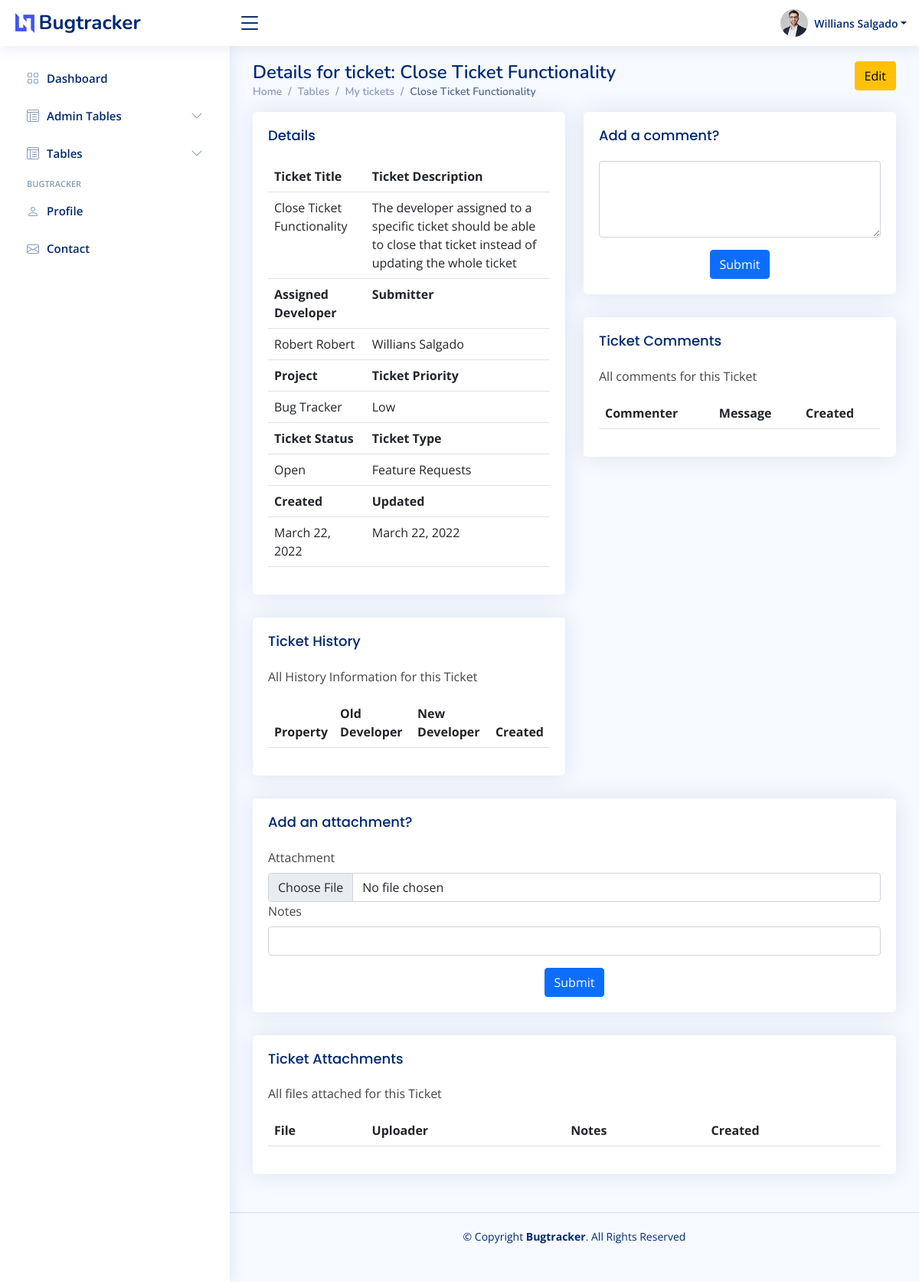
Screenshot of /my-tickets/1/ (signed in) with the database file from the repository.
### bugtracker/models.py (models this page shows, shortened)
class Ticket(models.Model):
    priority_level_choices = [
        ("none", "None"),
        ("low", "Low"),
        ("medium", "Medium"),
        ("high", "High"),
        ("very_high", "Very High"),
    ]
    status_choices = [
        ("new", "New"),
        ("open", "Open"),
        ("in_progress", "In Progress"),
        ("resolved", "Resolved"),
        ("additional_info_required", "Additional Info Required"),
    ]
    ticket_type_choices = [
        ("bugs_errors", "Bugs/Errors"),
        ("feature_requests", "Feature Requests"),
        ("other_comments", "Other Comments"),
        ("training_document_requests", "Training / Document Requests"),
    ]
    submitter = models.ForeignKey(User, on_delete=models.RESTRICT, related_name="submitter", default=1)
    modified_by = models.ForeignKey(User, on_delete=models.RESTRICT, default=1)
    assigned_developer = models.ForeignKey(User, on_delete=models.RESTRICT, related_name="assigned_developer", default=1)
    project = models.ForeignKey(Project, on_delete=models.CASCADE)
    title = models.CharField(max_length=50)
    description = models.TextField()
    priority_level = models.CharField(max_length=50, choices=priority_level_choices)
    status = models.CharField(max_length=50, choices=status_choices)
    ticket_type = models.CharField(max_length=50, choices=ticket_type_choices)
    created = models.DateField(auto_now_add=True)
    updated = models.DateField(auto_now=True)

class Project(models.Model):
    assigned_personnel = models.ManyToManyField(User)
    name = models.CharField(max_length=50)
    description = models.TextField()
    def __str__(self):
        return self.name

### bugtracker/views.py (the view)
# urls.py: path("my-tickets/<int:ticket_id>/", views.ticketDetailView, name="ticket_detail"),
@login_required
@permission_required("bugtracker.view_ticket")
def ticketDetailView(request, ticket_id):
    context = {}
    ticket = get_object_or_404(Ticket, pk=ticket_id)
    if request.user not in ticket.project.assigned_personnel.all():
        if request.user.has_perm("bugtracker.change_project"):
            pass
        else:
            return redirect(reverse("ticket_list"))
    if request.user.has_perm("bugtracker.add_comment"):
        comment_form = CreateCommentForm(initial={"author": request.user, "ticket": ticket})
        if (request.method == "POST") and ("comment_submit" in request.POST):
            comment_form = CreateCommentForm(request.POST)
            if comment_form.is_valid():
                comment_form.save()
        context["comment_form"] = comment_form
    if request.user.has_perm("bugtracker.add_file"):
        file_form = CreateFileForm(initial={"author": request.user, "ticket": ticket})
        if (request.method == "POST") and ("file_submit" in request.POST):
            file_form = CreateFileForm(request.POST, request.FILES)
            if file_form.is_valid():
                file_form.save()
        context["file_form"] = file_form
    comment_list = Comment.objects.filter(ticket=ticket)
    file_list = File.objects.filter(ticket=ticket)
    ticket_history_list = TicketHistory.objects.filter(ticket=ticket)
    context.update({
        "ticket": ticket,
        "comment_list": comment_list,
        "file_list": file_list,
        "ticket_history_list": ticket_history_list,
    })
    if request.method == "POST":
        return redirect(reverse("ticket_detail", kwargs={"ticket_id": ticket_id}))
    return render(request, "admin/tickets/ticket_detail.html", context)

### templates/admin/tickets/ticket_detail.html (shortened to what this page needs)
{% extends 'admin/admin-base.html' %}
{% block content %}
<main id="main" class="main">
    <div class="float-end">
      <a class="btn btn-warning" href="{% url 'ticket_update' ticket.id %}">Edit</a>
    </div>
      <div class="pagetitle">
        <h1>Details for ticket: {{ ticket.title }}</h1>
        <nav>
          <ol class="breadcrumb">
            <li class="breadcrumb-item"><a href="{% url 'bugtracker_dashboard' %}">Home</a></li>
            <li class="breadcrumb-item">Tables</li>
            <li class="breadcrumb-item"><a href="{% url 'ticket_list' %}">My tickets</a></li>
            <li class="breadcrumb-item active">{{ ticket.title }}</li>
          </ol>
        </nav>
      </div>
      <section class="section">
        <div class="row">
          <div class="col-lg-6">
            <div class="card">
                <div class="card-body">
                  <h5 class="card-title">Details</h5>
                  <table class="table">
                    <tbody>
                      <tr>
                        <th scope="row">Ticket Title</th>
                        <th scope="row">Ticket Description</th>
                      </tr>
                      <tr>
                        <td>{{ ticket.title }}</td>
                        <td>{{ ticket.description }}</td>
                      </tr>
                      <tr>
                        <th scope="row">Assigned Developer</th>
                        <th scope="row">Submitter</th>
                      </tr>
                      <tr>
                        <td>{{ ticket.assigned_developer.first_name }}</td>
                        <td>{{ ticket.submitter.first_name }}</td>
                      </tr>
                      <tr>
                        <th scope="row">Project</th>
                        <th scope="row">Ticket Priority</th>
                      </tr>
                      <tr>
                        <td>{{ ticket.project }}</td>
                        <td>{{ ticket.get_priority_level_display}}</td>
                      </tr>
                      <tr>
                        <th scope="row">Ticket Status</th>
                        <th scope="row">Ticket Type</th>
                      </tr>
                      <tr>
                        <td>{{ ticket.get_status_display }}</td>
                        <td>{{ ticket.get_ticket_type_display }}</td>
                      </tr>
                      <tr>
                        <th scope="row">Created</th>
                        <th scope="row">Updated</th>
                      </tr>
                      <tr>
                        <td>{{ ticket.created }}</td>
                        <td>{{ ticket.updated }}</td>
                      </tr>
                    </tbody>
                  </table>
                </div>
              </div>
              <div class="card">
                <div class="card-body">
                  <h5 class="card-title">Ticket History</h5>
                  <p>All History Information for this Ticket</p>
                  <table class="table datatable">
                    <thead>
                      <tr>
                        <th scope="col">Property</th>
                        <th scope="col">Old Developer</th>
                        <th scope="col">New Developer</th>
                        <th scope="col">Created</th>
                      </tr>
                    </thead>
                  </table>
                </div>
              </div>
          </div>
        <div class="col-lg-6">
          {% if perms.bugtracker.add_comment %}
            <div class="card">
              <div class="card-body">
                <h5 class="card-title">Add a comment?</h5>
                <form class="row g-3" method="POST" novalidate>
                  <div class="col-12">
                    {{ comment_form.description }}
                  </div>
                  <div class="text-center">
                    <button type="submit" class="btn btn-primary" name="comment_submit">Submit</button>
                  </div>
                </form>
              </div>
            </div>
            {% endif %}
            <div class="card">
                <div class="card-body">
                  <h5 class="card-title">Ticket Comments</h5>
                  <p>All comments for this Ticket</p>
                  <table class="table datatable">
                    <thead>
                      <tr>
                        <th scope="col">Commenter</th>
                        <th scope="col">Message</th>
                        <th scope="col">Created</th>
                      </tr>
                    </thead>
                  </table>
                </div>
              </div>
        </div>
      <div class="col-lg-12">
        {% if perms.bugtracker.add_file %}
        <div class="card">
          <div class="card-body">
            <h5 class="card-title">Add an attachment?</h5>
            <form class="row g-3" method="POST" enctype="multipart/form-data" novalidate>
              <div class="col-12">
                <label for="id_attachment" class="form-label">Attachment</label>
                {{ file_form.attachment }}
                <label for="id_description" class="form-label">Notes</label>
                {{ file_form.description }}
              </div>
              <div class="text-center">
                <button type="submit" class="btn btn-primary" name="file_submit">Submit</button>
              </div>
            </form>
          </div>
        </div>
        {% endif %}
      </div>
        <div class="col-lg-12">
          <div class="card">
            <div class="card-body">
              <h5 class="card-title">Ticket Attachments</h5>
              <p>All files attached for this Ticket</p>
              <table class="table datatable">
                <thead>
                  <tr>
                    <th scope="col">File</th>
                    <th scope="col">Uploader</th>
                    <th scope="col">Notes</th>
                    <th scope="col">Created</th>
                  </tr>
                </thead>
              </table>
            </div>
          </div>
        </div>
        </div>
      </section>
    </main>
{% endblock %}

### templates/admin/admin-base.html (shortened to what this page needs)
{% load static %}
<!DOCTYPE html>
<html lang="en">
<head>
  <link href="{% static 'assets/vendor/bootstrap/css/bootstrap.min.css' %}" rel="stylesheet">
  <link href="{% static 'assets/vendor/bootstrap-icons/bootstrap-icons.css' %}" rel="stylesheet">
  <link href="{% static 'assets/vendor/boxicons/css/boxicons.min.css' %}" rel="stylesheet">
  <link href="{% static 'assets/vendor/quill/quill.snow.css' %}" rel="stylesheet">
  <link href="{% static 'assets/vendor/quill/quill.bubble.css' %}" rel="stylesheet">
  <link href="{% static 'assets/vendor/remixicon/remixicon.css' %}" rel="stylesheet">
  <link href="{% static 'assets/vendor/simple-datatables/style.css' %}" rel="stylesheet">
  <link href="{% static 'assets/css/style.css' %}" rel="stylesheet">
</head>
<body>
  <header id="header" class="header fixed-top d-flex align-items-center">
    <div class="d-flex align-items-center justify-content-between">
      <a href="{% url 'bugtracker_dashboard' %}" class="logo d-flex align-items-center">
        <img src="{% static 'assets/img/logo.png' %}" alt="">
        <span class="d-none d-lg-block">Bugtracker</span>
      </a>
      <i class="bi bi-list toggle-sidebar-btn"></i>
    </div>
    <nav class="header-nav ms-auto">
      <ul class="d-flex align-items-center">
        <li class="nav-item dropdown pe-3">
          <a class="nav-link nav-profile d-flex align-items-center pe-0" href="#" data-bs-toggle="dropdown">
            <img src="{% static 'assets/img/profile-img.jpg' %}" alt="Profile" class="rounded-circle">
            <span class="d-none d-md-block dropdown-toggle ps-2">{{ request.user.first_name }}</span>
          </a>
        </li>
      </ul>
    </nav>
  </header>
  <aside id="sidebar" class="sidebar">
    <ul class="sidebar-nav" id="sidebar-nav">
      {% with request.resolver_match.url_name as url_name %}
      <li class="nav-item">
        <a class="nav-link {% if url_name != 'bugtracker_dashboard' %} collapsed {% endif %}" href="{% url 'bugtracker_dashboard' %}">
          <i class="bi bi-grid"></i>
          <span>Dashboard</span>
        </a>
      </li>
      {% if perms.auth.change_user %}
      <li class="nav-item ">
        <a class="nav-link {% if url_name != 'user_list' and url_name != 'role_assignment' %}collapsed{% endif %}" data-bs-target="#admintables-nav" data-bs-toggle="collapse" href="#">
          <i class="bi bi-layout-text-window-reverse"></i><span>Admin Tables</span><i class="bi bi-chevron-down ms-auto"></i>
        </a>
      </li>
      {% endif %}
      {% if perms.bugtracker.view_project %}
      <li class="nav-item">
        <a class="nav-link {% if url_name != 'project_list' and url_name != 'ticket_list' %}collapsed{% endif %}" data-bs-target="#tables-nav" data-bs-toggle="collapse" href="#">
          <i class="bi bi-layout-text-window-reverse"></i><span>Tables</span><i class="bi bi-chevron-down ms-auto"></i>
        </a>
      </li>
    {% endif %}
      <li class="nav-heading">Bugtracker</li>
      <li class="nav-item">
        <a class="nav-link {% if url_name != 'about' %}collapsed{% endif %}" href="{% url 'about' %}">
          <i class="bi bi-person"></i>
          <span>Profile</span>
        </a>
      </li>
      <li class="nav-item">
        <a class="nav-link {% if url_name != 'contact' %}collapsed{% endif %}" href="{% url 'contact' %}">
          <i class="bi bi-envelope"></i>
          <span>Contact</span>
        </a>
      </li>
      {% endwith %}
    </ul>
  </aside>
    {% block content %}
    {% endblock %}
  <footer id="footer" class="footer">
    <div class="copyright">
      &copy; Copyright <strong><span>Bugtracker</span></strong>. All Rights Reserved
    </div>
    <div class="credits">
    </div>
  </footer>
</body>
</html>

### rows the page displays
Ticket: title "Close Ticket Functionality", description "The developer assigned to a specific ticket should be able to close that ticket instead of updating the whole ticket", assigned_developer.first_name "Robert Robert", submitter.first_name "Willians Salgado", project "Bug Tracker", priority_level "Low", status "Open", ticket_type "Feature Requests", created "March 22, 2022", updated "March 22, 2022"

### other values shown
{{ request.user.first_name }} "Willians Salgado"
